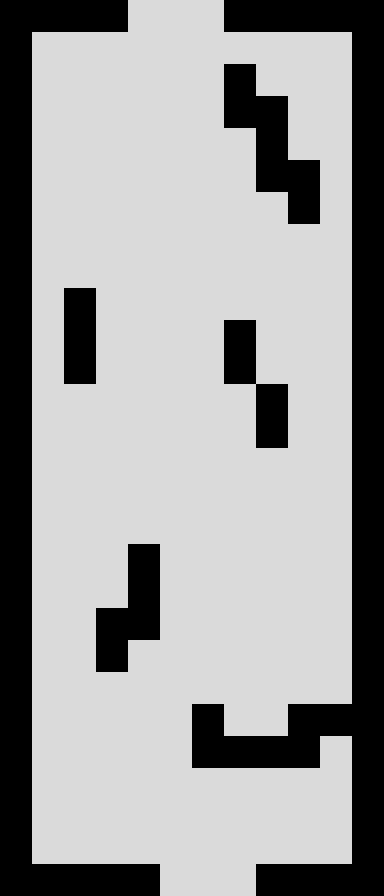

Rendered tile map (Tiled .tmx) drawn with the repository's tilesets; below, a short description and the map source with its tile grids summarised:
An orthogonal 12x28 tile map with 32x32 px tiles, 3 tile layers (map, background, foreground), 2 tilesets and 6 objects (2x Door, 2x Spawn, 2x Obj).

<map version="1.0" orientation="orthogonal" width="12" height="28" tilewidth="32" tileheight="32">
 <tileset firstgid="1" name="BlackAndWhite" tilewidth="32" tileheight="32">
  <image source="../../assets/img/BlackAndWhite.png" width="320" height="32" />
  <tile id="0">
   <properties>
    <property name="solid" value="true" />
   </properties>
  </tile>
  <tile id="9">
   <properties>
    <property name="solid" value="false" />
   </properties>
  </tile>
 </tileset>
 <tileset firstgid="11" name="collision" tilewidth="32" tileheight="32">
  <image source="../../assets/img/collision.png" width="32" height="32" />
 </tileset>
 <layer name="map" width="12" height="28">
  <data>[336 cells, 70 non-empty, 1 distinct tile ids]</data>
 </layer>
 <layer name="background" width="12" height="28">
  <data>[336 cells, 336 non-empty, 2 distinct tile ids]</data>
 </layer>
 <layer name="foreground" width="12" height="28">
  <data>[336 cells, 0 non-empty, 0 distinct tile ids]</data>
 </layer>
 <objectgroup name="objects" width="12" height="28">
  <object name="Door" x="128" y="0" width="96" height="32">
   <properties>
    <property name="to" value="south" />
   </properties>
  </object>
  <object name="Door" x="160" y="864" width="96" height="32">
   <properties>
    <property name="to" value="mountainpath2" />
   </properties>
  </object>
  <object name="Spawn" x="160" y="64" width="64" height="32">
   <properties>
    <property name="from" value="south" />
   </properties>
  </object>
  <object name="Spawn" x="192" y="800" width="64" height="32">
   <properties>
    <property name="from" value="mountainpath2" />
   </properties>
  </object>
  <object name="Obj" x="35" y="242" width="320" height="32">
   <properties>
    <property name="event" value="1" />
    <property name="id" value="21" />
    <property name="solid" value="false" />
   </properties>
  </object>
  <object name="Obj" x="32" y="480" width="320" height="32">
   <properties>
    <property name="event" value="2" />
    <property name="id" value="21" />
    <property name="solid" value="false" />
   </properties>
  </object>
 </objectgroup>
</map>
